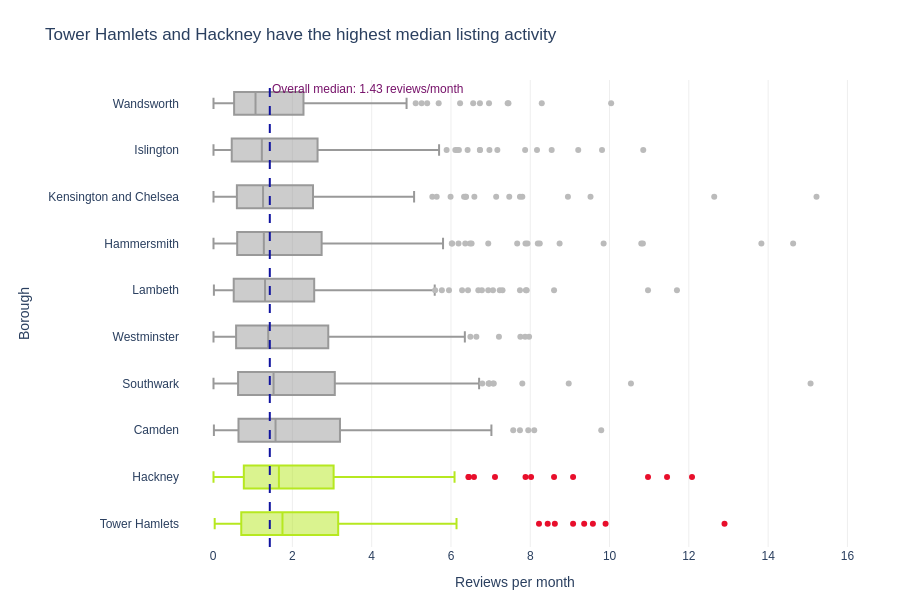

Write notebook code for a chart like this one.
### Markdown cell above
## Task 2 — Box plot: listing activity by borough

**What to build:** A **horizontal box plot** comparing listing activity (reviews per month) across London boroughs — reviews per month is a proxy for how frequently a listing is booked.

**Requirements:**
- Horizontal orientation (borough names are long)
- Sorted by median reviews per month (most active at top)
- Highlight the **two most active** boroughs in a different colour
- Outliers shown as individual points
- Insight title naming the two busiest boroughs

> 💡 Some listings have zero reviews — these are new or inactive listings. Filter them out with before plotting

### Code cell
# Task 2
# Use neighbourhood as the borough field in this dataset.
# Remove listings with zero or missing reviews per month.
activity = df.loc[df['reviews_per_month'].notna() & (df['reviews_per_month'] > 0)].copy()
 
# Compute median activity for each borough and order from lowest to highest.
borough_medians = activity.groupby('neighbourhood')['reviews_per_month'].median().sort_values()
borough_order = borough_medians.index.tolist()
top_two = borough_medians.sort_values(ascending=False).head(2).index.tolist()
 
print("Two most active boroughs by median reviews per month:")
print(borough_medians.loc[top_two].round(2))
 
# Use grey for the other boroughs and a meaningful highlight for the two most active.
fig = px.box(
    activity,
    x='reviews_per_month',
    y='neighbourhood',
    orientation='h',
    color='neighbourhood',
    category_orders={'neighbourhood': borough_order},
    points='outliers',
    color_discrete_sequence=['#DDDDDD'] * len(borough_order),
    labels={'reviews_per_month': 'Reviews per month', 'neighbourhood': 'Borough'},
    height=max(600, 22 * len(borough_order))
)
 
# Grey all boroughs first, then highlight the two most active.
for trace in fig.data:
    if trace.name in top_two:
        trace.marker.color = "#E80E2B"
        trace.line.color = "#B6E820"
    else:
        trace.marker.color = '#BBBBBB'
        trace.line.color = '#999999'
 
# Overall median reference line, annotated for context.
overall_median = activity['reviews_per_month'].median()
fig.add_vline(
    x=overall_median,
    line_dash='dash',
    line_color="#10139F",
    line_width=2,
    annotation_text=f'Overall median: {overall_median:.2f} reviews/month',
    annotation_position='top right',
    annotation_font_color="#77126A"
)
 
fig.update_layout(
    title=f"{top_two[0]} and {top_two[1]} have the highest median listing activity",
    plot_bgcolor='white',
    paper_bgcolor='white',
    font=dict(family='Arial', size=12),
    xaxis=dict(gridcolor='#EEEEEE', title='Reviews per month'),
    yaxis=dict(showgrid=False, title='Borough'),
    showlegend=False,
    margin=dict(l=180, r=50, t=80, b=45)
)
fig.show()

### Figure 1 — Plotly figure (JSON) as saved in the notebook; plotly's stock layout.template omitted (floating-point values rounded to 4 significant figures; data arrays with more than 128 entries replaced by an {"elided": "..."} marker saying what was removed)
{"data": [{"alignmentgroup": "True", "boxpoints": "outliers", "hovertemplate": "Borough=%{y}<br>Reviews per month=%{x}<extra></extra>", "legendgroup": "Wandsworth", "line": {"color": "#999999"}, "marker": {"color": "#BBBBBB"}, "name": "Wandsworth", "notched": false, "offsetgroup": "Wandsworth", "orientation": "h", "showlegend": true, "type": "box", "x": {"elided": "226 float values"}, "x0": " ", "xaxis": "x", "y": {"elided": "226 str values"}, "y0": " ", "yaxis": "y"}, {"alignmentgroup": "True", "boxpoints": "outliers", "hovertemplate": "Borough=%{y}<br>Reviews per month=%{x}<extra></extra>", "legendgroup": "Islington", "line": {"color": "#999999"}, "marker": {"color": "#BBBBBB"}, "name": "Islington", "notched": false, "offsetgroup": "Islington", "orientation": "h", "showlegend": true, "type": "box", "x": {"elided": "241 float values"}, "x0": " ", "xaxis": "x", "y": {"elided": "241 str values"}, "y0": " ", "yaxis": "y"}, {"alignmentgroup": "True", "boxpoints": "outliers", "hovertemplate": "Borough=%{y}<br>Reviews per month=%{x}<extra></extra>", "legendgroup": "Kensington and Chelsea", "line": {"color": "#999999"}, "marker": {"color": "#BBBBBB"}, "name": "Kensington and Chelsea", "notched": false, "offsetgroup": "Kensington and Chelsea", "orientation": "h", "showlegend": true, "type": "box", "x": {"elided": "246 float values"}, "x0": " ", "xaxis": "x", "y": {"elided": "246 str values"}, "y0": " ", "yaxis": "y"}, {"alignmentgroup": "True", "boxpoints": "outliers", "hovertemplate": "Borough=%{y}<br>Reviews per month=%{x}<extra></extra>", "legendgroup": "Hammersmith", "line": {"color": "#999999"}, "marker": {"color": "#BBBBBB"}, "name": "Hammersmith", "notched": false, "offsetgroup": "Hammersmith", "orientation": "h", "showlegend": true, "type": "box", "x": {"elided": "245 float values"}, "x0": " ", "xaxis": "x", "y": {"elided": "245 str values"}, "y0": " ", "yaxis": "y"}, {"alignmentgroup": "True", "boxpoints": "outliers", "hovertemplate": "Borough=%{y}<br>Reviews per month=%{x}<extra></extra>", "legendgroup": "Lambeth", "line": {"color": "#999999"}, "marker": {"color": "#BBBBBB"}, "name": "Lambeth", "notched": false, "offsetgroup": "Lambeth", "orientation": "h", "showlegend": true, "type": "box", "x": {"elided": "250 float values"}, "x0": " ", "xaxis": "x", "y": {"elided": "250 str values"}, "y0": " ", "yaxis": "y"}, {"alignmentgroup": "True", "boxpoints": "outliers", "hovertemplate": "Borough=%{y}<br>Reviews per month=%{x}<extra></extra>", "legendgroup": "Westminster", "line": {"color": "#999999"}, "marker": {"color": "#BBBBBB"}, "name": "Westminster", "notched": false, "offsetgroup": "Westminster", "orientation": "h", "showlegend": true, "type": "box", "x": {"elided": "260 float values"}, "x0": " ", "xaxis": "x", "y": {"elided": "260 str values"}, "y0": " ", "yaxis": "y"}, {"alignmentgroup": "True", "boxpoints": "outliers", "hovertemplate": "Borough=%{y}<br>Reviews per month=%{x}<extra></extra>", "legendgroup": "Southwark", "line": {"color": "#999999"}, "marker": {"color": "#BBBBBB"}, "name": "Southwark", "notched": false, "offsetgroup": "Southwark", "orientation": "h", "showlegend": true, "type": "box", "x": {"elided": "270 float values"}, "x0": " ", "xaxis": "x", "y": {"elided": "270 str values"}, "y0": " ", "yaxis": "y"}, {"alignmentgroup": "True", "boxpoints": "outliers", "hovertemplate": "Borough=%{y}<br>Reviews per month=%{x}<extra></extra>", "legendgroup": "Camden", "line": {"color": "#999999"}, "marker": {"color": "#BBBBBB"}, "name": "Camden", "notched": false, "offsetgroup": "Camden", "orientation": "h", "showlegend": true, "type": "box", "x": {"elided": "246 float values"}, "x0": " ", "xaxis": "x", "y": {"elided": "246 str values"}, "y0": " ", "yaxis": "y"}, {"alignmentgroup": "True", "boxpoints": "outliers", "hovertemplate": "Borough=%{y}<br>Reviews per month=%{x}<extra></extra>", "legendgroup": "Hackney", "line": {"color": "#B6E820"}, "marker": {"color": "#E80E2B"}, "name": "Hackney", "notched": false, "offsetgroup": "Hackney", "orientation": "h", "showlegend": true, "type": "box", "x": {"elided": "252 float values"}, "x0": " ", "xaxis": "x", "y": {"elided": "252 str values"}, "y0": " ", "yaxis": "y"}, {"alignmentgroup": "True", "boxpoints": "outliers", "hovertemplate": "Borough=%{y}<br>Reviews per month=%{x}<extra></extra>", "legendgroup": "Tower Hamlets", "line": {"color": "#B6E820"}, "marker": {"color": "#E80E2B"}, "name": "Tower Hamlets", "notched": false, "offsetgroup": "Tower Hamlets", "orientation": "h", "showlegend": true, "type": "box", "x": {"elided": "259 float values"}, "x0": " ", "xaxis": "x", "y": {"elided": "259 str values"}, "y0": " ", "yaxis": "y"}], "layout": {"annotations": [{"font": {"color": "#77126A"}, "showarrow": false, "text": "Overall median: 1.43 reviews/month", "x": 1.43, "xanchor": "left", "xref": "x", "y": 1, "yanchor": "top", "yref": "y domain"}], "boxmode": "overlay", "font": {"family": "Arial", "size": 12}, "height": 600, "legend": {"title": {"text": "Borough"}, "tracegroupgap": 0}, "margin": {"b": 45, "l": 180, "r": 50, "t": 80}, "paper_bgcolor": "white", "plot_bgcolor": "white", "shapes": [{"line": {"color": "#10139F", "dash": "dash", "width": 2}, "type": "line", "x0": 1.43, "x1": 1.43, "xref": "x", "y0": 0, "y1": 1, "yref": "y domain"}], "showlegend": false, "title": {"text": "Tower Hamlets and Hackney have the highest median listing activity"}, "xaxis": {"anchor": "y", "domain": [0, 1], "gridcolor": "#EEEEEE", "title": {"text": "Reviews per month"}}, "yaxis": {"anchor": "x", "categoryarray": ["Tower Hamlets", "Hackney", "Camden", "Southwark", "Westminster", "Lambeth", "Hammersmith", "Kensington and Chelsea", "Islington", "Wandsworth"], "categoryorder": "array", "domain": [0, 1], "showgrid": false, "title": {"text": "Borough"}}}}
